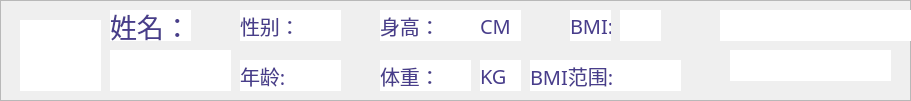
  <widget class="QFrame" name="frame_3">
   <property name="geometry">
    <rect>
     <x>11</x>
     <y>1</y>
     <width>911</width>
     <height>101</height>
    </rect>
   </property>
   <property name="styleSheet">
    <string notr="true">#frame_3 {
    background-color: rgb(255, 255, 255); /* 设置背景颜色为白色 */
    border: 1px solid rgb(200, 200, 200); /* 设置边框颜色 */
    border-radius: 10px;                  /* 设置圆角半径 */
}
</string>
   </property>
   <property name="frameShape">
    <enum>QFrame::StyledPanel</enum>
   </property>
   <property name="frameShadow">
    <enum>QFrame::Raised</enum>
   </property>
   <widget class="QLabel" name="label_avatar">
    <property name="geometry">
     <rect>
      <x>20</x>
      <y>20</y>
      <width>81</width>
      <height>71</height>
     </rect>
    </property>
    <property name="styleSheet">
     <string notr="true">border-radius: 50px;  /*圆角半径，应该是 QLabel 宽度/2*/
background-color: rgb(255, 255, 255);

</string>
    </property>
    <property name="text">
     <string/>
    </property>
    <property name="pixmap">
     <pixmap resource="icon.qrc">:/icons/widgets/fox.png</pixmap>
    </property>
    <property name="scaledContents">
     <bool>true</bool>
    </property>
   </widget>
   <widget class="QLabel" name="label_13">
    <property name="geometry">
     <rect>
      <x>110</x>
      <y>10</y>
      <width>81</width>
      <height>31</height>
     </rect>
    </property>
    <property name="font">
     <font>
      <family>阿里妈妈东方大楷</family>
      <pointsize>20</pointsize>
     </font>
    </property>
    <property name="styleSheet">
     <string notr="true">QLabel{
	background-color: rgb(255, 255, 255);
    color: rgb(72,61,139);  /* 字体颜色 */
    
}</string>
    </property>
    <property name="text">
     <string>姓名：</string>
    </property>
   </widget>
   <widget class="QLabel" name="label_name">
    <property name="geometry">
     <rect>
      <x>110</x>
      <y>50</y>
      <width>121</width>
      <height>41</height>
     </rect>
    </property>
    <property name="font">
     <font>
      <family>阿里妈妈东方大楷</family>
      <pointsize>26</pointsize>
     </font>
    </property>
    <property name="styleSheet">
     <string notr="true">QLabel{
	background-color: rgb(255, 255, 255);
    color: rgb(72,61,139);  /* 字体颜色 */
    
}</string>
    </property>
    <property name="text">
     <string/>
    </property>
   </widget>
   <widget class="QLabel" name="label_14">
    <property name="geometry">
     <rect>
      <x>240</x>
      <y>10</y>
      <width>61</width>
      <height>31</height>
     </rect>
    </property>
    <property name="font">
     <font>
      <family>阿里妈妈东方大楷</family>
      <pointsize>15</pointsize>
     </font>
    </property>
    <property name="styleSheet">
     <string notr="true">QLabel{
	background-color: rgb(255, 255, 255);
    color: rgb(72,61,139);  /* 字体颜色 */
    
}</string>
    </property>
    <property name="text">
     <string>性别：</string>
    </property>
   </widget>
   <widget class="QLabel" name="label_15">
    <property name="geometry">
     <rect>
      <x>240</x>
      <y>60</y>
      <width>61</width>
      <height>31</height>
     </rect>
    </property>
    <property name="font">
     <font>
      <family>阿里妈妈东方大楷</family>
      <pointsize>15</pointsize>
     </font>
    </property>
    <property name="styleSheet">
     <string notr="true">QLabel{
	background-color: rgb(255, 255, 255);
    color: rgb(72,61,139);  /* 字体颜色 */
    
}</string>
    </property>
    <property name="text">
     <string>年龄:</string>
    </property>
   </widget>
   <widget class="QLabel" name="label_sex">
    <property name="geometry">
     <rect>
      <x>300</x>
      <y>10</y>
      <width>41</width>
      <height>31</height>
     </rect>
    </property>
    <property name="font">
     <font>
      <family>阿里妈妈东方大楷</family>
      <pointsize>15</pointsize>
     </font>
    </property>
    <property name="styleSheet">
     <string notr="true">QLabel{
	background-color: rgb(255, 255, 255);
    color: rgb(72,61,139);  /* 字体颜色 */
    
}</string>
    </property>
    <property name="text">
     <string/>
    </property>
   </widget>
   <widget class="QLabel" name="label_age">
    <property name="geometry">
     <rect>
      <x>300</x>
      <y>60</y>
      <width>41</width>
      <height>31</height>
     </rect>
    </property>
    <property name="font">
     <font>
      <family>阿里妈妈东方大楷</family>
      <pointsize>15</pointsize>
     </font>
    </property>
    <property name="styleSheet">
     <string notr="true">QLabel{
	background-color: rgb(255, 255, 255);
    color: rgb(72,61,139);  /* 字体颜色 */
    
}</string>
    </property>
    <property name="text">
     <string/>
    </property>
   </widget>
   <widget class="QLabel" name="label_16">
    <property name="geometry">
     <rect>
      <x>380</x>
      <y>10</y>
      <width>61</width>
      <height>31</height>
     </rect>
    </property>
    <property name="font">
     <font>
      <family>阿里妈妈东方大楷</family>
      <pointsize>15</pointsize>
     </font>
    </property>
    <property name="styleSheet">
     <string notr="true">QLabel{
	background-color: rgb(255, 255, 255);
    color: rgb(72,61,139);  /* 字体颜色 */
    
}</string>
    </property>
    <property name="text">
     <string>身高：</string>
    </property>
   </widget>
   <widget class="QLabel" name="label_17">
    <property name="geometry">
     <rect>
      <x>380</x>
      <y>60</y>
      <width>61</width>
      <height>31</height>
     </rect>
    </property>
    <property name="font">
     <font>
      <family>阿里妈妈东方大楷</family>
      <pointsize>15</pointsize>
     </font>
    </property>
    <property name="styleSheet">
     <string notr="true">QLabel{
	background-color: rgb(255, 255, 255);
    color: rgb(72,61,139);  /* 字体颜色 */
    
}</string>
    </property>
    <property name="text">
     <string>体重：</string>
    </property>
   </widget>
   <widget class="QLabel" name="label_height">
    <property name="geometry">
     <rect>
      <x>440</x>
      <y>10</y>
      <width>41</width>
      <height>31</height>
     </rect>
    </property>
    <property name="font">
     <font>
      <family>阿里妈妈东方大楷</family>
      <pointsize>15</pointsize>
     </font>
    </property>
    <property name="styleSheet">
     <string notr="true">QLabel{
	background-color: rgb(255, 255, 255);
    color: rgb(72,61,139);  /* 字体颜色 */
    
}</string>
    </property>
    <property name="text">
     <string/>
    </property>
   </widget>
   <widget class="QLabel" name="label_weight">
    <property name="geometry">
     <rect>
      <x>440</x>
      <y>60</y>
      <width>31</width>
      <height>31</height>
     </rect>
    </property>
    <property name="font">
     <font>
      <family>阿里妈妈东方大楷</family>
      <pointsize>15</pointsize>
     </font>
    </property>
    <property name="styleSheet">
     <string notr="true">QLabel{
	background-color: rgb(255, 255, 255);
    color: rgb(72,61,139);  /* 字体颜色 */
    
}</string>
    </property>
    <property name="text">
     <string/>
    </property>
   </widget>
   <widget class="QLabel" name="label_height_2">
    <property name="geometry">
     <rect>
      <x>480</x>
      <y>10</y>
      <width>41</width>
      <height>31</height>
     </rect>
    </property>
    <property name="font">
     <font>
      <family>阿里妈妈东方大楷</family>
      <pointsize>15</pointsize>
     </font>
    </property>
    <property name="styleSheet">
     <string notr="true">QLabel{
	background-color: rgb(255, 255, 255);
    color: rgb(72,61,139);  /* 字体颜色 */
    
}</string>
    </property>
    <property name="text">
     <string>CM</string>
    </property>
   </widget>
   <widget class="QLabel" name="label_height_3">
    <property name="geometry">
     <rect>
      <x>480</x>
      <y>60</y>
      <width>41</width>
      <height>31</height>
     </rect>
    </property>
    <property name="font">
     <font>
      <family>阿里妈妈东方大楷</family>
      <pointsize>15</pointsize>
     </font>
    </property>
    <property name="styleSheet">
     <string notr="true">QLabel{
	background-color: rgb(255, 255, 255);
    color: rgb(72,61,139);  /* 字体颜色 */
    
}</string>
    </property>
    <property name="text">
     <string>KG</string>
    </property>
   </widget>
   <widget class="QLabel" name="label_18">
    <property name="geometry">
     <rect>
      <x>570</x>
      <y>10</y>
      <width>41</width>
      <height>31</height>
     </rect>
    </property>
    <property name="font">
     <font>
      <family>阿里妈妈东方大楷</family>
      <pointsize>15</pointsize>
     </font>
    </property>
    <property name="styleSheet">
     <string notr="true">QLabel{
	background-color: rgb(255, 255, 255);
    color: rgb(72,61,139);  /* 字体颜色 */
    
}</string>
    </property>
    <property name="text">
     <string>BMI:</string>
    </property>
   </widget>
   <widget class="QLabel" name="label_BMI">
    <property name="geometry">
     <rect>
      <x>620</x>
      <y>10</y>
      <width>41</width>
      <height>31</height>
     </rect>
    </property>
    <property name="font">
     <font>
      <family>阿里妈妈东方大楷</family>
      <pointsize>15</pointsize>
     </font>
    </property>
    <property name="styleSheet">
     <string notr="true">QLabel{
	background-color: rgb(255, 255, 255);
    color: rgb(72,61,139);  /* 字体颜色 */
    
}</string>
    </property>
    <property name="text">
     <string/>
    </property>
   </widget>
   <widget class="QLabel" name="label_19">
    <property name="geometry">
     <rect>
      <x>530</x>
      <y>60</y>
      <width>91</width>
      <height>31</height>
     </rect>
    </property>
    <property name="font">
     <font>
      <family>阿里妈妈东方大楷</family>
      <pointsize>15</pointsize>
     </font>
    </property>
    <property name="styleSheet">
     <string notr="true">QLabel{
	background-color: rgb(255, 255, 255);
    color: rgb(72,61,139);  /* 字体颜色 */
    
}</string>
    </property>
    <property name="text">
     <string>BMI范围:</string>
    </property>
   </widget>
   <widget class="QLabel" name="label_BMIRadius">
    <property name="geometry">
     <rect>
      <x>620</x>
      <y>60</y>
      <width>61</width>
      <height>31</height>
     </rect>
    </property>
    <property name="font">
     <font>
      <family>阿里妈妈东方大楷</family>
      <pointsize>15</pointsize>
     </font>
    </property>
    <property name="styleSheet">
     <string notr="true">QLabel{
	background-color: rgb(255, 255, 255);
    color: rgb(72,61,139);  /* 字体颜色 */
    
}</string>
    </property>
    <property name="text">
     <string/>
    </property>
   </widget>
   <widget class="QLabel" name="label_myData">
    <property name="geometry">
     <rect>
      <x>720</x>
      <y>10</y>
      <width>191</width>
      <height>31</height>
     </rect>
    </property>
    <property name="font">
     <font>
      <family>阿里妈妈东方大楷</family>
      <pointsize>15</pointsize>
     </font>
    </property>
    <property name="styleSheet">
     <string notr="true">QLabel{
	background-color: rgb(255, 255, 255);
    color: rgb(72,61,139);  /* 字体颜色 */
    
}</string>
    </property>
    <property name="text">
     <string/>
    </property>
   </widget>
   <widget class="QLabel" name="label_myTime">
    <property name="geometry">
     <rect>
      <x>730</x>
      <y>50</y>
      <width>161</width>
      <height>31</height>
     </rect>
    </property>
    <property name="font">
     <font>
      <family>阿里妈妈东方大楷</family>
      <pointsize>15</pointsize>
     </font>
    </property>
    <property name="styleSheet">
     <string notr="true">QLabel{
	background-color: rgb(255, 255, 255);
    color: rgb(72,61,139);  /* 字体颜色 */
    
}</string>
    </property>
    <property name="text">
     <string/>
    </property>
   </widget>
  </widget>
